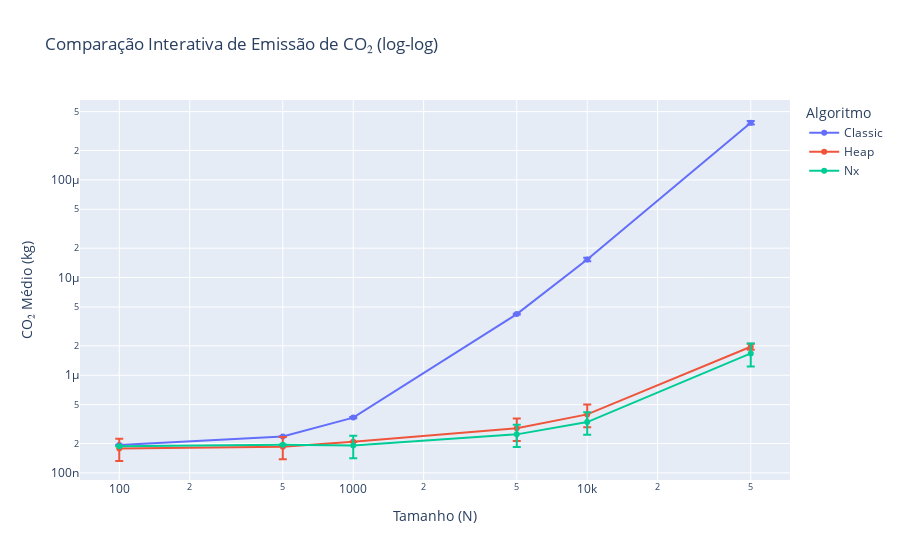

Notebook code cell kept with this figure:
### Markdown cell above
# Geração de Gráficos e Análise (CO₂)

### Code cell
# Geração de Gráfico Interativo (CO₂) com Plotly

# 1. Remodelar os dados de CO₂
df_plot_data_co2 = []
for size, row in df_results.iterrows():
    for alg in ['classic', 'heap', 'nx']:
        if pd.notna(row[f'{alg}_co2_mean']):
            df_plot_data_co2.append({
                'Tamanho (N)': size,
                'Algoritmo': alg.capitalize(),
                'CO₂ Médio (kg)': row[f'{alg}_co2_mean'],
                'Desvio Padrão (CO₂)': row[f'{alg}_co2_std']
            })
df_long_co2 = pd.DataFrame(df_plot_data_co2)

# 2. Criar o gráfico interativo
fig_co2 = px.line(
    df_long_co2,
    x='Tamanho (N)',
    y='CO₂ Médio (kg)',
    color='Algoritmo',
    error_y='Desvio Padrão (CO₂)',
    log_x=True,
    log_y=True,
    markers=True,
    title='Comparação Interativa de Emissão de CO₂ (log-log)',
    hover_data=['Desvio Padrão (CO₂)']
)

fig_co2.update_layout(hovermode="x unified")

# 3. Salvar como HTML e exibir
fig_co2.write_html('graficos/comparacao_co2_interativo.html')
fig_co2.show()

### Figure 1 — Plotly figure (JSON) as saved in the notebook; plotly's stock layout.template omitted (floating-point values rounded to 4 significant figures)
{"data": [{"customdata": [[1.2e-09], [8.843e-10], [5.187e-09], [3.101e-08], [6.495e-07], [1.559e-05]], "error_y": {"array": [1.2e-09, 8.843e-10, 5.187e-09, 3.101e-08, 6.495e-07, 1.559e-05]}, "hovertemplate": "Algoritmo=Classic<br>Tamanho (N)=%{x}<br>CO₂ Médio (kg)=%{y}<br>Desvio Padrão (CO₂)=%{customdata[0]}<extra></extra>", "legendgroup": "Classic", "line": {"color": "#636efa", "dash": "solid"}, "marker": {"symbol": "circle"}, "mode": "lines+markers", "name": "Classic", "orientation": "v", "showlegend": true, "type": "scatter", "x": [100, 500, 1000, 5000, 10000, 50000], "xaxis": "x", "y": [1.93e-07, 2.366e-07, 3.683e-07, 4.228e-06, 1.529e-05, 0.0003844], "yaxis": "y"}, {"customdata": [[4.554e-08], [4.739e-08], [6.945e-10], [7.429e-08], [1.031e-07], [1.374e-07]], "error_y": {"array": [4.554e-08, 4.739e-08, 6.945e-10, 7.429e-08, 1.031e-07, 1.374e-07]}, "hovertemplate": "Algoritmo=Heap<br>Tamanho (N)=%{x}<br>CO₂ Médio (kg)=%{y}<br>Desvio Padrão (CO₂)=%{customdata[0]}<extra></extra>", "legendgroup": "Heap", "line": {"color": "#EF553B", "dash": "solid"}, "marker": {"symbol": "circle"}, "mode": "lines+markers", "name": "Heap", "orientation": "v", "showlegend": true, "type": "scatter", "x": [100, 500, 1000, 5000, 10000, 50000], "xaxis": "x", "y": [1.78e-07, 1.852e-07, 2.084e-07, 2.871e-07, 3.974e-07, 1.959e-06], "yaxis": "y"}, {"customdata": [[6.302e-10], [6.072e-10], [4.961e-08], [6.348e-08], [8.556e-08], [4.438e-07]], "error_y": {"array": [6.302e-10, 6.072e-10, 4.961e-08, 6.348e-08, 8.556e-08, 4.438e-07]}, "hovertemplate": "Algoritmo=Nx<br>Tamanho (N)=%{x}<br>CO₂ Médio (kg)=%{y}<br>Desvio Padrão (CO₂)=%{customdata[0]}<extra></extra>", "legendgroup": "Nx", "line": {"color": "#00cc96", "dash": "solid"}, "marker": {"symbol": "circle"}, "mode": "lines+markers", "name": "Nx", "orientation": "v", "showlegend": true, "type": "scatter", "x": [100, 500, 1000, 5000, 10000, 50000], "xaxis": "x", "y": [1.877e-07, 1.943e-07, 1.906e-07, 2.481e-07, 3.314e-07, 1.674e-06], "yaxis": "y"}], "layout": {"hovermode": "x unified", "legend": {"title": {"text": "Algoritmo"}, "tracegroupgap": 0}, "title": {"text": "Comparação Interativa de Emissão de CO₂ (log-log)"}, "xaxis": {"anchor": "y", "domain": [0, 1], "title": {"text": "Tamanho (N)"}, "type": "log"}, "yaxis": {"anchor": "x", "domain": [0, 1], "title": {"text": "CO₂ Médio (kg)"}, "type": "log"}}}
